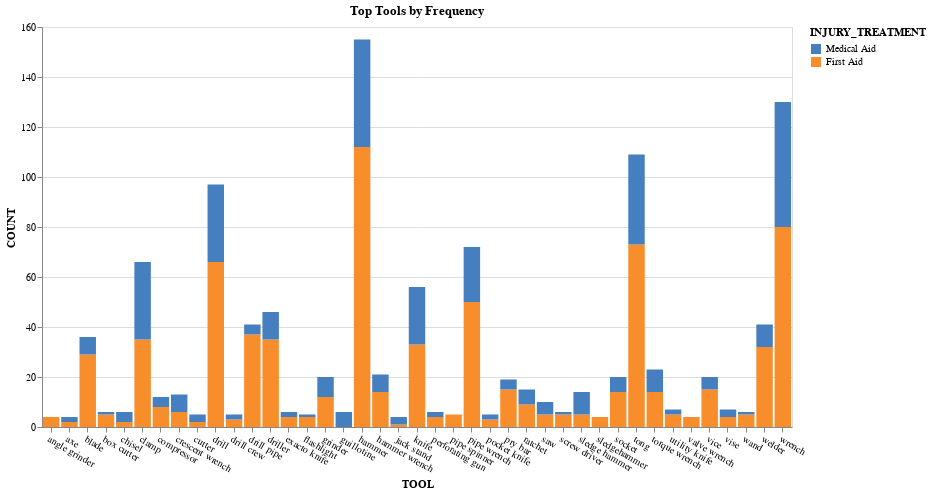

Notebook code for this chart:
### Code cell
alt.Chart(df_tools).mark_bar().encode(
    x=alt.X('TOOL'),
    y=alt.Y('ID', title='COUNT'),
    color=alt.Color('INJURY_TREATMENT', scale=alt.Scale(domain=['Medical Aid', 'First Aid'], range=['#457FBF', '#F88D2B'])),
    #column='OPERATING_AREA',
    order=alt.Order('INJURY_TREATMENT', sort='ascending'),
    tooltip=[alt.Tooltip('TOOL', title='Tool'), alt.Tooltip('ID', title='Count')]
).properties(
    title='Top Tools by Frequency',
    height=400,
    width=750
).transform_joinaggregate(
    totals='sum(ID)',
    groupby=['TOOL']
).transform_filter(
    (datum.totals > 3)
).configure_axisBottom(
    labelAngle=30
)

### Figure 1 — Vega-Lite specification as saved in the notebook (floating-point values rounded to 4 significant figures; data arrays with more than 128 entries replaced by an {"elided": "..."} marker saying what was removed)
{"config": {"view": {"continuousWidth": 400, "continuousHeight": 300}, "axisBottom": {"labelAngle": 30}}, "data": {"name": "data-bb2a81f53f92ce4d093312ee4ef88ba9"}, "mark": "bar", "encoding": {"color": {"type": "nominal", "field": "INJURY_TREATMENT", "scale": {"domain": ["Medical Aid", "First Aid"], "range": ["#457FBF", "#F88D2B"]}}, "order": {"type": "nominal", "field": "INJURY_TREATMENT", "sort": "ascending"}, "tooltip": [{"type": "nominal", "field": "TOOL", "title": "Tool"}, {"type": "quantitative", "field": "ID", "title": "Count"}], "x": {"type": "nominal", "field": "TOOL"}, "y": {"type": "quantitative", "field": "ID", "title": "COUNT"}}, "height": 400, "title": "Top Tools by Frequency", "transform": [{"joinaggregate": [{"op": "sum", "field": "ID", "as": "totals"}], "groupby": ["TOOL"]}, {"filter": "(datum.totals > 3)"}], "width": 750, "$schema": "https://vega.github.io/schema/vega-lite/v4.8.1.json", "datasets": {"data-bb2a81f53f92ce4d093312ee4ef88ba9": {"elided": "246 records"}}}
